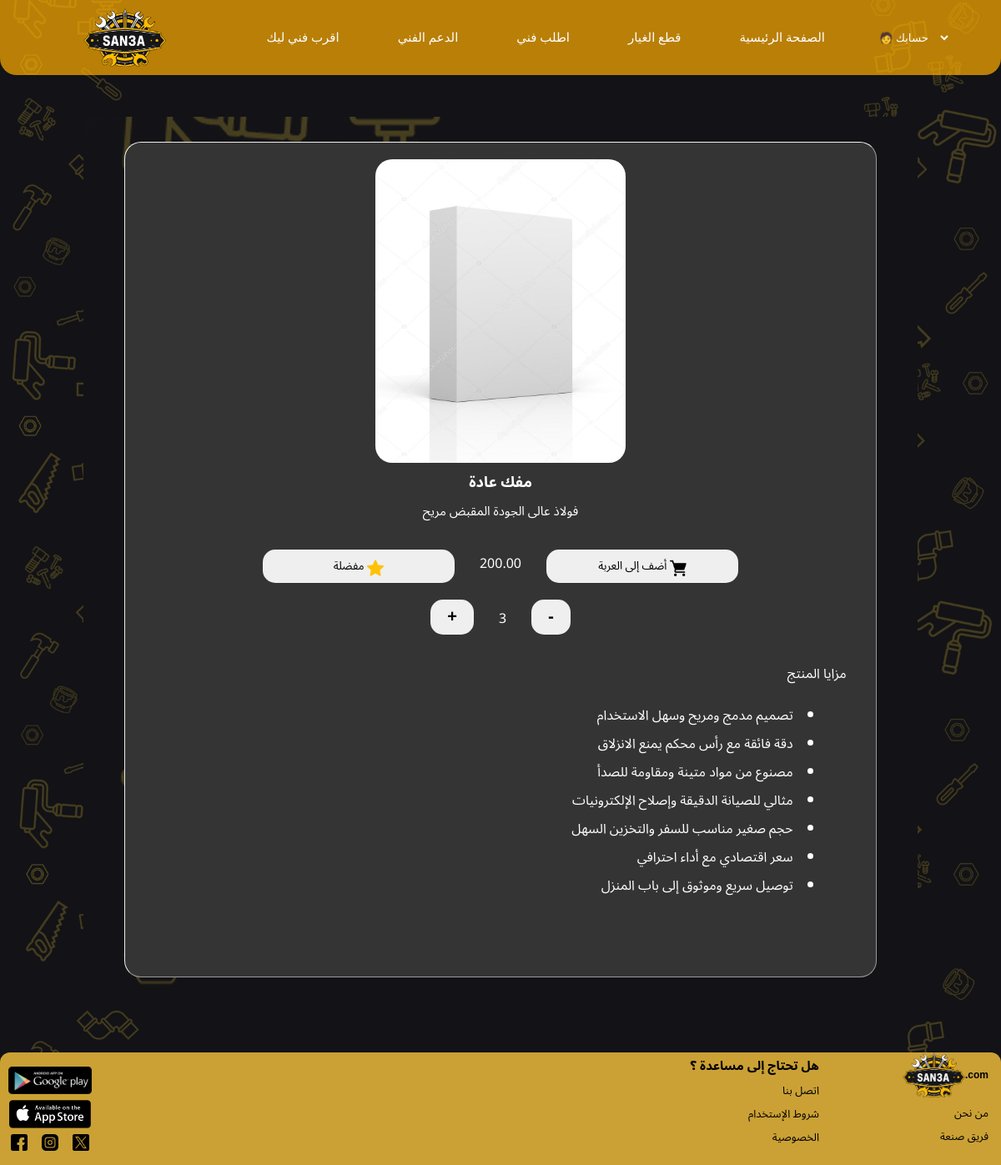
Page /product-inside.php?id=1 (signed in) on the committed database.
### tables this page shows
CREATE TABLE `products` (
  `product_id` int(11) NOT NULL,
  `category_id` int(11) NOT NULL,
  `name` varchar(100) NOT NULL,
  `description` text DEFAULT NULL,
  `price` decimal(10,2) NOT NULL,
  `stock` int(11) NOT NULL,
  `discount` decimal(5,2) DEFAULT 0.00,
  `created_at` timestamp NOT NULL DEFAULT current_timestamp(),
  `image_url` varchar(255) DEFAULT 'Resorces/product.jpg',
  `min_stock_level` int(11) DEFAULT 1,
  `properties` varchar(2000) DEFAULT NULL
);

### Product-inside.php (the view, shortened to what this page needs)
<?php
    include("DBconn/conn.php");
    $product_id=$_GET['id'];
    $sql="SELECT * FROM products WHERE product_id=$product_id";
    $result=mysqli_query($conn,$sql);
    $row=mysqli_fetch_assoc($result);
?>
<!DOCTYPE html>
<html>
<head>
    <link rel="stylesheet" href="./style/general.css">
    <link rel="stylesheet" href="./style/header.css">
    <link rel="stylesheet" href="./style/footer.css">
    <link rel="stylesheet" href="./style/main.css">
    <link rel="stylesheet" href="./style/fav.css">
</head>
<body>
    <main>
        <div class="product-inside-container">
        <?php
            echo    '<div class="product-inside">
                        <div>
                            <img src="'.$row['image_url'].'" class="mafak-inside">
                        </div>
                        <p class="title-card-bold">'.$row['name'].'</p>
                        <p class="title-card-light">'.$row['description'].'</p>
                        <div class="button-inside">
                            <button class="fav-and-cart-button">
                                <p>
                                    مفضلة
                                </p>
                                <img src="./Resorces/star.png" alt="">
                            </button>
                            <p class="price-text">
                                '.$row['price'].'
                            </p>
                            <button class="fav-and-cart-button">
                                <p>
                                أضف إلى العربة
                                </p>
                                <img src="./Resorces/grocery-store.png">
                            </button>
                        </div>
                        <div class="button-inside-add-container">
                            <div class="button-add">
                                <div>
                                    <button>
                                        +
                                    </button>
                                </div>
                                <div>
                                    <p>
                                        3
                                    </p>
                                </div>
                                <div>
                                    <button>
                                        -
                                    </button>
                                </div>
                            </div>
                        </div>
                        <div class="product-discretion">
                            <p>
                                مزايا المنتج
                            </p>
                            '.$row['properties'].'
                        </div>
                    </div>';
        ?>
    </main>
    <footer>
        <div class="left-section-footer">
                <img src="./Resorces/google-play.png" class="google-play">
                <img src="./Resorces/pngwing.com (1).png" class="app-store">
            <div class="small-icon-container">
                <img src="./Resorces/facebook.png" class="small-icon">
                <img src="./Resorces/instagram.png" class="small-icon">
                <img src="./Resorces/twitter.png" class="small-icon">
            </div>
        </div>
        <div class="mid-section-footer">
            <p class="bold-text-footer">
           هل تحتاج إلى مساعدة ؟
            </p>
            <p class="light-text-footer">
                اتصل بنا
            </p>
            <p class="light-text-footer">
                شروط الإستخدام
            </p>
            <p class="light-text-footer">
                الخصوصية
            </p>
        </div>
        <div class="right-section-footer">
            <div class="logo-section">
                <img src="./Resorces/Frame 16.png" class="san3a-logo">
                <p class="com">
                    .com
                </p>
            </div>
            <div class="right-text">
                <p class="light-text-footer">
                    من نحن
                </p>
                <p class="light-text-footer">
                    فريق صنعة
                </p>
            </div>
        </div>
    </footer>
</body>
</html>

### style/general.css (style rules this page uses)
html { margin: 0; padding: 0; }
body { margin: 0; background-color: rgb(30,30,30); width: 100%; }
button { font-family: "Noto Sans Arabic", sans-serif; }
p { font-family: "Noto Sans Arabic", sans-serif; margin: 0; }

### style/header.css (style rules this page uses)
.san3a-logo { width: 50px; cursor: pointer; }
.san3a-logo { width: 75px; }
.com { font-family: Arial, Helvetica, sans-serif; font-weight: bold; font-size: 12px; cursor: pointer; }

### style/footer.css (style rules this page uses)
.left-section-footer { display: flex; flex-direction: column; align-items: start; gap: 6px; width: 100px; margin-left: 10px; cursor: pointer; flex: 1; }
.google-play { width: 100px; }
.app-store { width: 100px; }
.small-icon { width: 20px; }
.small-icon-container { display: flex; margin-left: 3px; gap: 17px; }
.mid-section-footer { display: flex; flex-direction: column; text-align: right; white-space: nowrap; margin-top: -20px; flex: 1; }
.logo-section { display: flex; align-items: center; margin-bottom: 5px; }
.right-section-footer { margin-right: 15px; margin-top: -20px; }
.right-text { display: flex; flex-direction: column; text-align: right; }
.bold-text-footer { font-weight:700; }
.light-text-footer { font-size: 13px; cursor: pointer; }

### style/main.css (style rules this page uses)
main { display: flex; flex-direction: column; text-align: center; padding-bottom: 30px ; margin: 50px 100px 0px 100px; background-image: url(../Resorces/background.jpg); border-radius: 12px; min-width: 395px; }
.title-card-bold { font-weight: 700; font-size: 18px; color: white; text-align: center; }
.title-card-light { font-size: 15px; font-weight: 500; color: white; text-align: center; }
.product-inside-container { display: flex; justify-content: center; }
.product-inside { border-color: white; border: outset; border-width: 1px; background-color: rgb(52, 52, 52); border-radius: 20px; margin-top: 30px; width: 900px; height: 1000px; }
.price-text { color: white; }
.fav-and-cart-button { padding: 6px 50px; width: 230px; border-radius: 15px; border: none; }
.button-add { display: flex; gap: 30px; }
.product-inside button img { vertical-align: middle; width: 20px; }
.mafak-inside { width: 300px; border-radius: 20px; margin-top: 20px; }
.product-discretion { font-family: "Noto Sans Arabic", sans-serif; list-style-position: inside; text-align: right; margin-right: -500px; margin-top: 30px; color: white; direction: rtl; display: inline-block; }

### style/fav.css (style rules this page uses)
body { background: url(../Resorces/background.jpg); font-family: "Tajawal", sans-serif; background-repeat: no-repeat; background-position: absolute; background-size: cover; height:100vh; margin: 0px; }
.header { display: flex; justify-content: space-between; align-items: center; padding: 20px 60px; background-color: rgba(255, 174, 0, 0.7); border-radius: 0 0 20px 20px; height: 50px; }
.logo { width: 99px; padding: 0px 40px; }
.link { display: flex; gap: 30px; font-size: 15px; }
.link a { text-decoration: none; padding: 4px 20px; color: #fff; }
.manage { font-family: "Tajawal", sans-serif; background: none; border: none; color: white; }
option { background-color: rgb(212, 138, 0); text-align: center; border-radius: 30px; }

### rows in the picture
products: image_url (picture), name "مفك عادة", description "فولاذ عالى الجودة المقبض مريح", price "200.00", properties "تصميم مدمج ومريح وسهل الاستخدام دقة فائقة مع رأس محكم يمنع الانزلاق مصنوع من مواد متينة ومقاومة للصدأ مثالي للصيانة الدقيقة وإصلاح الإلكترونيات حجم صغير مناسب للسفر والتخزين السهل سعر اقتصادي مع أداء احترافي توصيل سريع وموثوق إلى باب المنزل"
